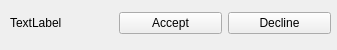
<?xml version="1.0" encoding="UTF-8"?>
<ui version="4.0">
 <class>FriendRequestItem</class>
 <widget class="QWidget" name="FriendRequestItem">
  <property name="geometry">
   <rect>
    <x>0</x>
    <y>0</y>
    <width>337</width>
    <height>50</height>
   </rect>
  </property>
  <property name="minimumSize">
   <size>
    <width>100</width>
    <height>50</height>
   </size>
  </property>
  <property name="windowTitle">
   <string>Form</string>
  </property>
  <widget class="QWidget" name="layoutWidget">
   <property name="geometry">
    <rect>
     <x>10</x>
     <y>10</y>
     <width>321</width>
     <height>26</height>
    </rect>
   </property>
   <layout class="QHBoxLayout" name="horizontalLayout">
    <item>
     <widget class="QLabel" name="usernameLabel">
      <property name="text">
       <string>TextLabel</string>
      </property>
     </widget>
    </item>
    <item>
     <widget class="QPushButton" name="acceptButton">
      <property name="text">
       <string>Accept</string>
      </property>
     </widget>
    </item>
    <item>
     <widget class="QPushButton" name="declineButton">
      <property name="text">
       <string>Decline</string>
      </property>
     </widget>
    </item>
   </layout>
  </widget>
 </widget>
 <resources/>
 <connections/>
</ui>
